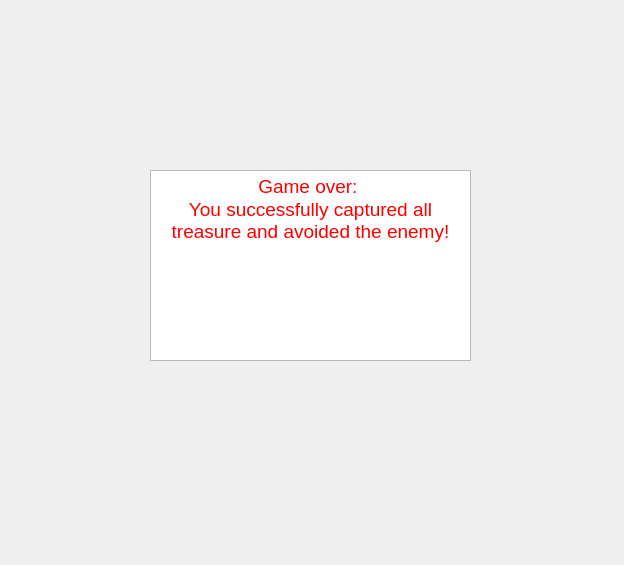
<?xml version="1.0" encoding="UTF-8"?>
<ui version="4.0">
 <class>alltreasurecollected</class>
 <widget class="QDialog" name="alltreasurecollected">
  <property name="geometry">
   <rect>
    <x>0</x>
    <y>0</y>
    <width>624</width>
    <height>565</height>
   </rect>
  </property>
  <property name="windowTitle">
   <string>Dialog</string>
  </property>
  <widget class="QTextBrowser" name="textBrowser">
   <property name="geometry">
    <rect>
     <x>150</x>
     <y>170</y>
     <width>321</width>
     <height>191</height>
    </rect>
   </property>
   <property name="html">
    <string>&lt;!DOCTYPE HTML PUBLIC &quot;-//W3C//DTD HTML 4.0//EN&quot; &quot;http://www.w3.org/TR/REC-html40/strict.dtd&quot;&gt;
&lt;html&gt;&lt;head&gt;&lt;meta name=&quot;qrichtext&quot; content=&quot;1&quot; /&gt;&lt;style type=&quot;text/css&quot;&gt;
p, li { white-space: pre-wrap; }
&lt;/style&gt;&lt;/head&gt;&lt;body style=&quot; font-family:'MS Shell Dlg 2'; font-size:7.8pt; font-weight:400; font-style:normal;&quot;&gt;
&lt;p align=&quot;center&quot; style=&quot; margin-top:0px; margin-bottom:0px; margin-left:0px; margin-right:0px; -qt-block-indent:0; text-indent:0px;&quot;&gt;&lt;span style=&quot; font-size:14pt; color:#ff0000;&quot;&gt;Game over: &lt;/span&gt;&lt;/p&gt;
&lt;p align=&quot;center&quot; style=&quot; margin-top:0px; margin-bottom:0px; margin-left:0px; margin-right:0px; -qt-block-indent:0; text-indent:0px;&quot;&gt;&lt;span style=&quot; font-size:14pt; color:#ff0000;&quot;&gt;You successfully captured all treasure and avoided the enemy!&lt;/span&gt;&lt;/p&gt;
&lt;p align=&quot;center&quot; style=&quot;-qt-paragraph-type:empty; margin-top:0px; margin-bottom:0px; margin-left:0px; margin-right:0px; -qt-block-indent:0; text-indent:0px; font-size:14pt; color:#ff0000;&quot;&gt;&lt;br /&gt;&lt;/p&gt;&lt;/body&gt;&lt;/html&gt;</string>
   </property>
  </widget>
 </widget>
 <resources/>
 <connections/>
</ui>
